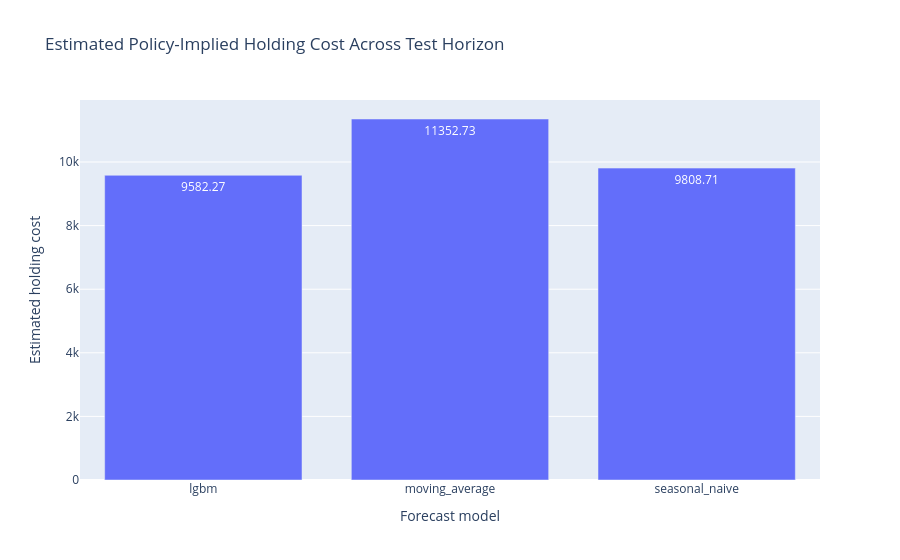

The cell this chart's notebook holds for it:
### Code cell
portfolio_cost = (
    costs.groupby("model", as_index=False)["monthly_holding_cost_rmse"]
    .sum()
    .rename(columns={"monthly_holding_cost_rmse": "estimated_holding_cost"})
)

fig_portfolio = px.bar(
    portfolio_cost,
    x="model",
    y="estimated_holding_cost",
    text_auto=".2f",
    title="Estimated Policy-Implied Holding Cost Across Test Horizon",
    labels={
        "model": "Forecast model",
        "estimated_holding_cost": "Estimated holding cost",
    },
)
fig_portfolio.show()

### Figure 1 — Plotly figure (JSON) as saved in the notebook; plotly's stock layout.template omitted (floating-point values rounded to 4 significant figures)
{"data": [{"hovertemplate": "Forecast model=%{x}<br>Estimated holding cost=%{y}<extra></extra>", "legendgroup": "", "marker": {"color": "#636efa", "pattern": {"shape": ""}}, "name": "", "orientation": "v", "showlegend": false, "textposition": "auto", "texttemplate": "%{y:.2f}", "type": "bar", "x": ["lgbm", "moving_average", "seasonal_naive"], "xaxis": "x", "y": [9582.0, 11350.0, 9809.0], "yaxis": "y"}], "layout": {"barmode": "relative", "legend": {"tracegroupgap": 0}, "title": {"text": "Estimated Policy-Implied Holding Cost Across Test Horizon"}, "xaxis": {"anchor": "y", "domain": [0, 1], "title": {"text": "Forecast model"}}, "yaxis": {"anchor": "x", "domain": [0, 1], "title": {"text": "Estimated holding cost"}}}}
